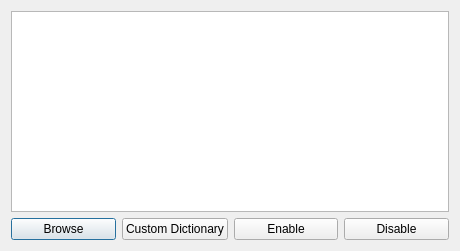
<?xml version="1.0" encoding="UTF-8"?>
<ui version="4.0">
 <class>DictionaryDialog</class>
 <widget class="QDialog" name="DictionaryDialog">
  <property name="windowModality">
   <enum>Qt::WindowModal</enum>
  </property>
  <property name="geometry">
   <rect>
    <x>0</x>
    <y>0</y>
    <width>460</width>
    <height>251</height>
   </rect>
  </property>
  <property name="windowTitle">
   <string>Dictionaries</string>
  </property>
  <layout class="QVBoxLayout" name="verticalLayout">
   <item>
    <widget class="QListWidget" name="list">
     <property name="alternatingRowColors">
      <bool>true</bool>
     </property>
     <property name="selectionMode">
      <enum>QAbstractItemView::ExtendedSelection</enum>
     </property>
    </widget>
   </item>
   <item>
    <layout class="QHBoxLayout" name="control_box">
     <item>
      <widget class="QPushButton" name="bws_btn">
       <property name="text">
        <string>Browse</string>
       </property>
      </widget>
     </item>
     <item>
      <widget class="QPushButton" name="custom_words_btn">
       <property name="text">
        <string>Custom Dictionary</string>
       </property>
      </widget>
     </item>
     <item>
      <widget class="QPushButton" name="en_btn">
       <property name="text">
        <string>Enable</string>
       </property>
      </widget>
     </item>
     <item>
      <widget class="QPushButton" name="dis_btn">
       <property name="text">
        <string>Disable</string>
       </property>
      </widget>
     </item>
    </layout>
   </item>
  </layout>
 </widget>
 <resources/>
 <connections/>
</ui>
